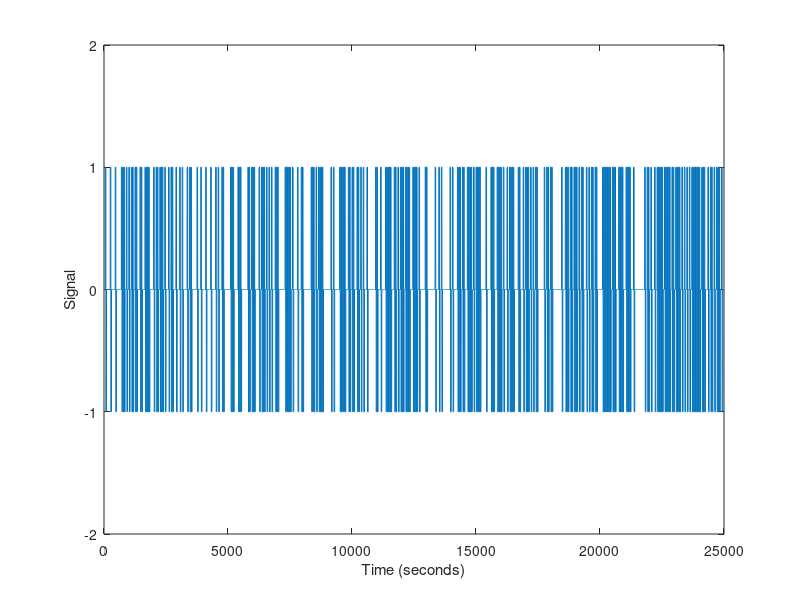
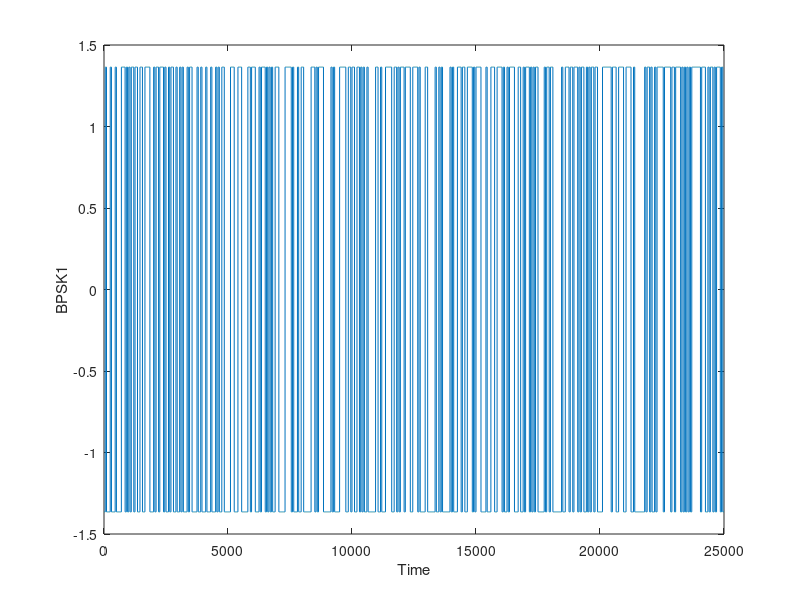
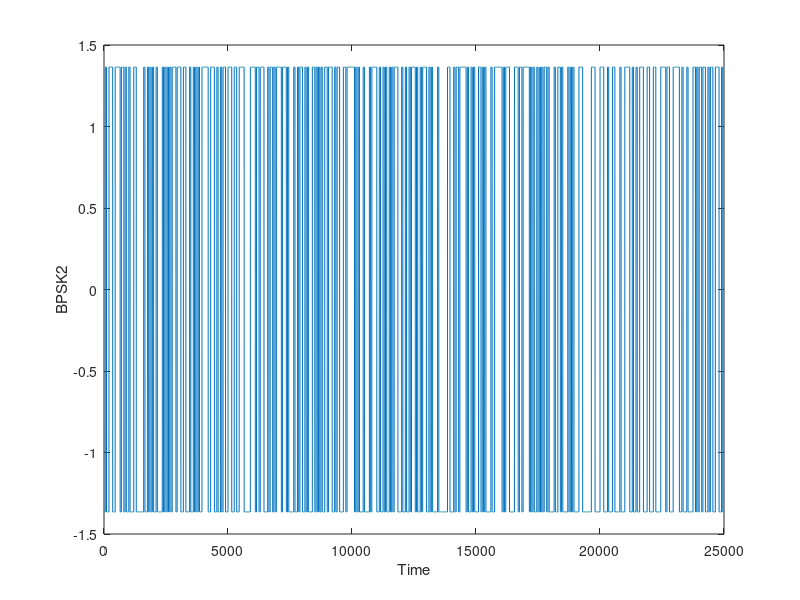
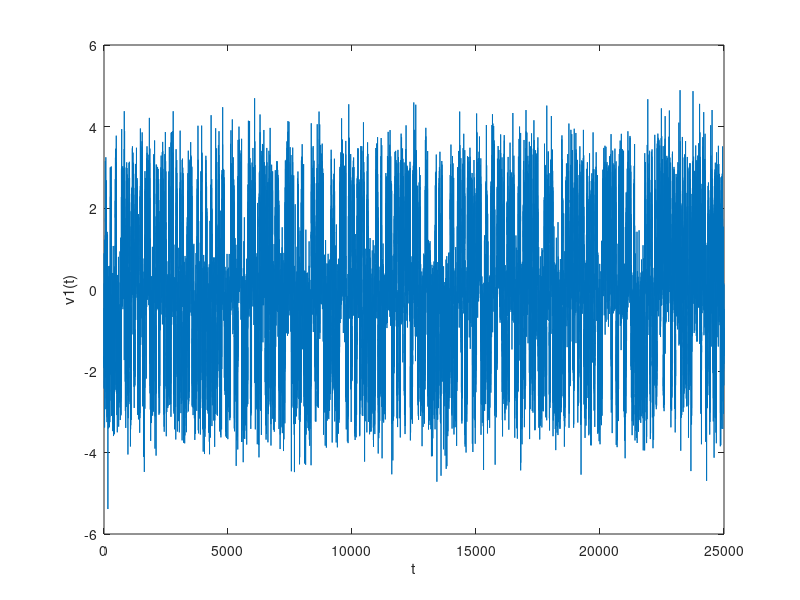

These figures' MATLAB source, in order: (Note: this script raises an error after producing the figures.)
clc;
clear;
%% 1

N = 500;       
Ts = 1;    
Tb = 50;    
A = 1;        

binary_sequence = randi([0, 1], 1, N);

t_pulse = 0:Ts:Tb-Ts;
pulse = A * square(2*pi*t_pulse/Tb);

signal = zeros(1, N*Tb/Ts);

for i = 1:N
    
    start_index = (i-1)*(Tb/Ts) + 1;
    end_index = start_index + (Tb/Ts) - 1;
    signal(start_index:end_index) = binary_sequence(i) * pulse;
end

t = Ts:Ts:N*Tb;
plot(t, signal);
xlabel('Time (seconds)');
ylabel('Signal');
ylim([-2 2]);

effective_bandwidth = 1 / Tb;
disp(['Effective Bandwidth: ', num2str(effective_bandwidth), ' Hz']);

%% 2

Ts = 1;      
eta = 2;        

t = 0:Ts:eta-1;
white_noise = randn(size(t));

power_noise = (norm(white_noise)^2) / (eta*Ts);

disp(['Power of Sampled White Noise: ', num2str(power_noise)]);

%% 3,4
SNRe_min = -10; 
SNRe_max = 10;

SNRe = SNRe_min + (SNRe_max - SNRe_min) * rand(1);
disp(['SNRe: ', num2str(SNRe)]);

bpsk_pulse_sequence1 = zeros(1, 500*Tb/Ts);
for i = 1:500
    start_index = (i-1)*(Tb/Ts) + 1;
    end_index = start_index + (Tb/Ts) - 1;
    if binary_sequence(i) == 1
        bpsk_pulse_sequence1(start_index:end_index) = A * sqrt(10^(SNRe/10));
    else
        bpsk_pulse_sequence1(start_index:end_index) = -A * sqrt(10^(SNRe/10));
    end
end

binary_sequence2 = randi([0, 1], 1, 500);

bpsk_pulse_sequence2 = zeros(1, 500*Tb/Ts);
for i = 1:500
    start_index = (i-1)*(Tb/Ts) + 1;
    end_index = start_index + (Tb/Ts) - 1;
    if binary_sequence2(i) == 1
        bpsk_pulse_sequence2(start_index:end_index) = A * sqrt(10^(SNRe/10));
    else
        bpsk_pulse_sequence2(start_index:end_index) = -A * sqrt(10^(SNRe/10));
    end
end

figure;
t_pulse = Ts:Ts:500*Tb;
plot(t_pulse, bpsk_pulse_sequence1);
xlabel('Time');
ylabel('BPSK1');
figure;
plot(t_pulse, bpsk_pulse_sequence2);
xlabel('Time');
ylabel('BPSK2');

%% 5

noise_sequence = randn(1, 500*Tb/Ts);

bpsk_noise_sequence1 = bpsk_pulse_sequence1 + noise_sequence;
bpsk_noise_sequence2 = bpsk_pulse_sequence2 + noise_sequence;

t_noise = Ts:Ts:500*Tb;

figure;
plot(t_noise, bpsk_noise_sequence1);
xlabel('t');
ylabel('v1(t)');

figure;
plot(t_noise, bpsk_noise_sequence2);
xlabel('t');
ylabel('v2(t)');
%% 6
symb_I1 = bpsk_noise_sequence1 .* cos(10*pi*t_noise/Tb);
symb_Q1 = bpsk_noise_sequence1 .* sin(10*pi*t_noise/Tb);

figure;
scatter(symb_I1, symb_Q1);
xlabel('I1');
ylabel('Q1');
grid on;
sample1= symb_I1 + 1j*symb_Q1;

symb_I2 = bpsk_noise_sequence2 .* cos(10*pi*t_noise/Tb);
symb_Q2 = bpsk_noise_sequence2 .* sin(10*pi*t_noise/Tb);

figure;
scatter(symb_I2, symb_Q2);
xlabel('I1');
ylabel('Q1');
grid on;
sample2= symb_I2 + 1j*symb_Q2;

constellation = comm.ConstellationDiagram('Title','BPSK','ShowTrajectory',false,'SamplesPerSymbol',1);
%% 

close all
framlen=512;
for i=0:(numel(sample1)/framlen)-1 
    slice= i*framlen+1 : framlen*(i+1);
    framsamples = sample1(slice).';
    step(constellation,(framsamples(1:framlen)));
    
    pause(0.1)
    
end

%% 
close all
framlen=512;
for i=0:(numel(sample2)/framlen)-1 
    slice= i*framlen+1 : framlen*(i+1);
    framsamples = sample2(slice).';
    step(constellation,(framsamples(1:framlen)));
    
    pause(0.1)
    
end

%% 7

filterCoeff = [0.2, 0.3, 0.4, 0.3, 0.2]; 

filteredSignal1 = conv(symb_I1 + 1j * symb_Q1, filterCoeff);
filteredSignal2 = conv(symb_I2 + 1j * symb_Q2, filterCoeff);

filteredNoise1 = conv(bpsk_noise_sequence1 .* cos(10*pi*t_noise/Tb), filterCoeff);
filteredNoise2 = conv(bpsk_noise_sequence2 .* sin(10*pi*t_noise/Tb), filterCoeff);

n=round(Tb / Ts);
downsampledSignal1 = filteredSignal1(1:n:end);
downsampledSignal2 = filteredSignal2(1:n:end);
downsampledNoise1 = filteredNoise1(1:n:end);
downsampledNoise2 = filteredNoise2(1:n:end);

t_downsampled = Ts * n * (0:length(downsampledSignal1)-1);

figure;
plot(t_downsampled, downsampledNoise1);
xlabel('Time');
ylabel('Downsampled1');

figure;
plot(t_downsampled, downsampledNoise2);
xlabel('Time');
ylabel('Downsampled2');

%% 8

threshold_estimate1 = 0.8;
threshold_estimate2 = 0.7;

estimated_bits1 = zeros(size(downsampledSignal1));
estimated_bits2 = zeros(size(downsampledSignal2));

for i = 1:length(downsampledSignal1)
    if abs(downsampledSignal1(i)) > threshold_estimate1
        estimated_bits1(i) = 1;
    else
        estimated_bits1(i) = 0;
    end
end

for i = 1:length(downsampledSignal2)
    if abs(downsampledSignal2(i)) > threshold_estimate2
        estimated_bits2(i) = 1;
    else
        estimated_bits2(i) = 0;
    end
end

fprintf('Threshold Estimate 1: %.4f\n', threshold_estimate1);
fprintf('Threshold Estimate 2: %.4f\n', threshold_estimate2);

figure;
plot(estimated_bits1);
title('Estimated Bits1');
xlabel('Sample Index');
ylabel('Bit Value');
ylim([-0.2 1.2]);
xlim([0 500]);
figure;
plot(estimated_bits2);
title('Estimated Bits2');
xlabel('Sample Index');
ylabel('Bit Value');
ylim([-0.2 1.2]);
xlim([0 500]);

%% 9
SNRe_min = -10; 
SNRe_max = 10;
num_points = 6;

SNR_values = linspace(SNRe_min, SNRe_max, num_points);
BER = zeros(1, num_points);

for j = 1:num_points
    
    SNRe = SNR_values(j);
    
    bpsk_pulse_sequence_9 = zeros(1, 500*Tb/Ts);
    for i = 1:500
        start_index = (i-1)*(Tb/Ts) + 1;
        end_index = start_index + (Tb/Ts) - 1;
        if binary_sequence(i) == 1
            bpsk_pulse_sequence_9(start_index:end_index) = A * sqrt(10^(SNRe/10));
        else
            bpsk_pulse_sequenc_9(start_index:end_index) = -A * sqrt(10^(SNRe/10));
        end
    end

    noise_sequence = randn(1, 500*Tb/Ts);

    bpsk_noise_sequence9 = bpsk_pulse_sequence_9 + noise_sequence;

    symb_I1 = bpsk_noise_sequence9 .* cos(10*pi*t_noise/Tb);
    symb_Q1 = bpsk_noise_sequence9 .* sin(10*pi*t_noise/Tb);

    filterCoeff = [0.2, 0.3, 0.4, 0.3, 0.2]; 

    filteredSignal9 = conv(symb_I1 + 1j * symb_Q1, filterCoeff);

    filteredNoise9 = conv(bpsk_noise_sequence9 .* cos(10*pi*t_noise/Tb), filterCoeff);

    n=round(Tb / Ts);
    downsampledSignal9 = filteredSignal1(1:n:end);
    downsampledNoise9 = filteredNoise1(1:n:end);

    threshold_estimate9 = 0.8;

    estimated_bits9 = zeros(size(downsampledSignal9)-1);

    for i = 1:length(downsampledSignal9)-1
        if abs(downsampledSignal9(i)) > threshold_estimate9
            estimated_bits9(i) = 1;
        else
            estimated_bits9(i) = 0;
        end
    end
    error_count = sum(abs(estimated_bits9 - binary_sequence));
    BER(j) = error_count / 500;
end

figure;
stem(SNR_values, BER);
title('Bit Error Rate (BER) vs. SNR');
xlabel('SNR (dB)');
ylabel('BER');

%% 10

SNRe_min = -10;
SNRe_max = 10;
num_points = 6;

SNR_values = linspace(SNRe_min, SNRe_max, num_points);
BER = zeros(1, num_points);

for j = 1:num_points
    
    SNRe = SNR_values(j);
    
    error_count_total = 0;
    
    for realization = 1:50
        
        bpsk_pulse_sequence_9 = zeros(1, 500*Tb/Ts);
        for i = 1:500
            start_index = (i-1)*(Tb/Ts) + 1;
            end_index = start_index + (Tb/Ts) - 1;
            if binary_sequence(i) == 1
                bpsk_pulse_sequence_9(start_index:end_index) = A * sqrt(10^(SNRe/10));
            else
                bpsk_pulse_sequence_9(start_index:end_index) = -A * sqrt(10^(SNRe/10));
            end
        end

        noise_sequence = randn(1, 500*Tb/Ts);

        bpsk_noise_sequence9 = bpsk_pulse_sequence_9 + noise_sequence;

        symb_I1 = bpsk_noise_sequence9 .* cos(10*pi*t_noise/Tb);
        symb_Q1 = bpsk_noise_sequence9 .* sin(10*pi*t_noise/Tb);

        filterCoeff = [0.2, 0.3, 0.4, 0.3, 0.2]; 

        filteredSignal9 = conv(symb_I1 + 1j * symb_Q1, filterCoeff);

        filteredNoise9 = conv(bpsk_noise_sequence9 .* cos(10*pi*t_noise/Tb), filterCoeff);

        n = round(Tb / Ts);
        downsampledSignal9 = filteredSignal9(1:n:end);
        downsampledNoise9 = filteredNoise9(1:n:end);

        threshold_estimate9 = 0.8;

        estimated_bits9 = zeros(size(downsampledSignal9)-1);

        for i = 1:length(downsampledSignal9)-1
            if abs(downsampledSignal9(i)) > threshold_estimate9
                estimated_bits9(i) = 1;
            else
                estimated_bits9(i) = 0;
            end
        end
        
        error_count = sum(abs(estimated_bits9 - binary_sequence));
        error_count_total = error_count_total + error_count;
    end
    
    BER(j) = error_count_total / (500 * 50);
    
end

figure;
stem(SNR_values, BER);
title('Bit Error Rate (BER) vs. SNR');
xlabel('SNR (dB)');
ylabel('BER');

%% 11

offset_frequency = 0.001 * 1/Ts;
t_noise_offset = t_noise + offset_frequency;

symb_I11 = bpsk_noise_sequence1 .* cos(10*pi*t_noise_offset/Tb);
symb_Q11 = bpsk_noise_sequence1 .* sin(10*pi*t_noise_offset/Tb);

figure;
scatter(symb_I11, symb_Q11);
xlabel('I11');
ylabel('Q11');
grid on;
sample11= symb_I11 + 1j*symb_Q11;

constellation = comm.ConstellationDiagram('Title','BPSK','ShowTrajectory',false,'SamplesPerSymbol',1);


%% 
close all
framlen=512;
for i=0:(numel(sample11)/framlen)-1 
    slice= i*framlen+1 : framlen*(i+1);
    framsamples = sample11(slice).';
    step(constellation,(framsamples(1:framlen)));
    
    pause(0.1)
    
end
%% 12/13 in the pdf



